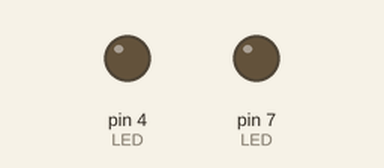
The sketch below on a simulated Arduino Uno, built with avr-gcc and run on an emulated ATmega328P. Shown: output pins drawn as LEDs (lit = HIGH).

Above: at 0.03 s.
At 1.55 s:
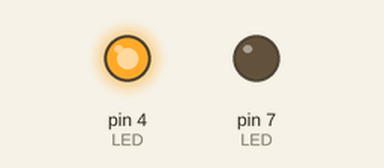
At 2.89 s:
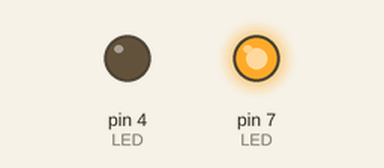
Timing chart, 0 to 3.2 s (numbered marks = the images above):
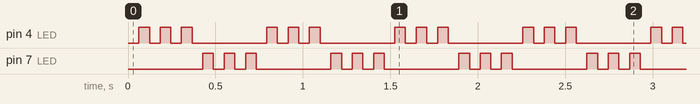

The sketch:

Police_lights.ino
```cpp
byte LED;
byte counter = 0;
int value = LOW;
long previousMillis = 0;
long interval = 60;

void setup() {
  pinMode(4, OUTPUT);
  pinMode(7, OUTPUT);
}

void loop() {
  if (counter < 6)
    LED = 4;
  else
    LED = 7;
  if (millis() - previousMillis > interval) {
    previousMillis = millis();
    if (value == LOW)
      value = HIGH;
    else
      value = LOW;
    digitalWrite(LED, value);
    counter ++;
    if (counter == 12)
      counter = 0;
  }
}
```

Measured:
- by itself, pin 4 (LED), pin 7 (LED): repeats every 0.73 s: 2 × (LOW 0.06 s, HIGH 0.06 s), LOW 0.43 s, HIGH 0.06 s
